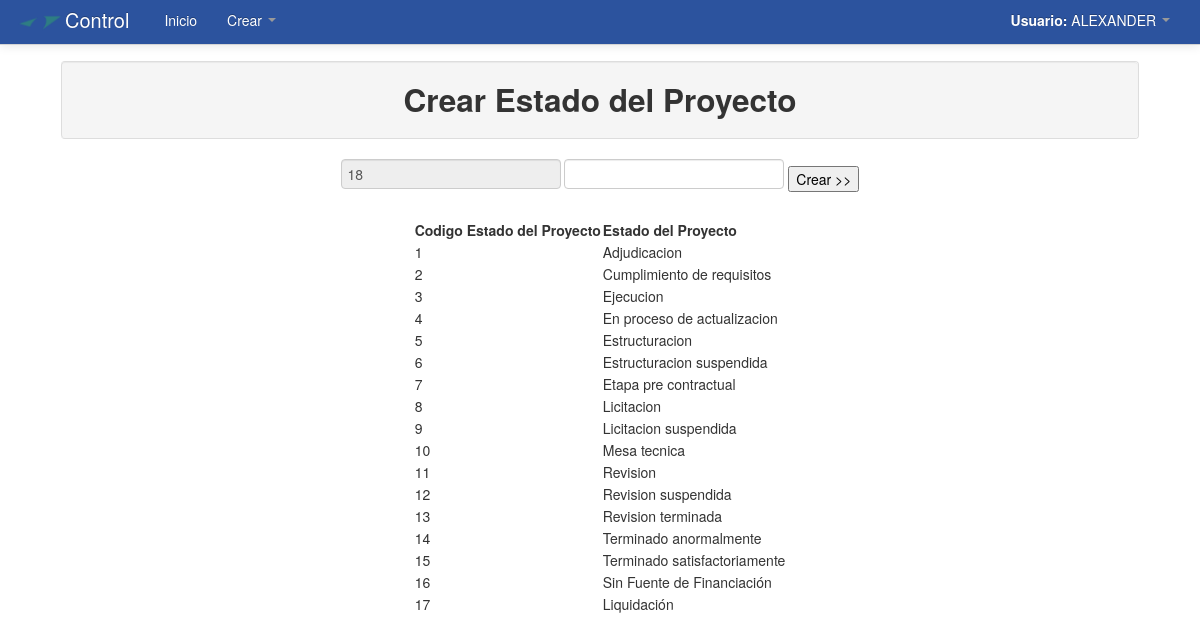
Page /Modulos/Crear/estadodelproyecto.php (signed in) on the committed database.
### tables this page shows
CREATE TABLE `estadodelproyecto` (
  `cod_estadodelproyecto` int(11) NOT NULL AUTO_INCREMENT,
  `estadodelproyecto` varchar(50) NOT NULL,
  PRIMARY KEY (`cod_estadodelproyecto`)
);

### Modulos/Crear/estadodelproyecto.php (the view, shortened to what this page needs)
<!DOCTYPE html>
<html lang="es">
  <head>
    <link href="../../css/bootstrap.css" rel="stylesheet">
    <link href="../../css/bootstrap-responsive.css" rel="stylesheet">
  </head>
  <body>
    <?php include_once "../../menu/m_crear.php"; ?>
	<div align="center">
    	<table width="90%">
          <tr>
            <td>
            	<table class="table table-bordered">
                  <tr class="well">
                    <td>
                    	<h2 align="center">Crear Estado del Proyecto</h2>
                    </td>
                  </tr>
                </table>
                <div align="center">
		    <form method="POST" action="estadodelproyecto2.php">
			<?php
				$consultaCod_estadodelproyecto=mysql_query("SELECT MAX(cod_estadodelproyecto) AS ultimoEstadodelproyecto FROM estadodelproyecto");
					while($filaestadodelproyecto=mysql_fetch_array($consultaCod_estadodelproyecto)){
						$nuevoCod_estadodelproyecto=$filaestadodelproyecto['ultimoEstadodelproyecto']+1;
						echo '<input type="text" name="cod_estadodelproyecto" readonly value="'.$nuevoCod_estadodelproyecto.'">';
					}
			?>
			<input type="text" name="estadodelproyecto">
			<input type="submit" value="Crear >>">
		    </form>
			<table>
			<td><strong>Codigo Estado del Proyecto </strong></td>
			<td><strong>Estado del Proyecto </strong></td>
			<?php
				$consultaestadodelproyecto=mysql_query("SELECT * FROM estadodelproyecto");
					while($filaestadodelproyecto=mysql_fetch_array($consultaestadodelproyecto)){
					echo "<tr>";
						echo '<td>'.$filaestadodelproyecto['cod_estadodelproyecto'].'</td>';
						echo '<td>'.$filaestadodelproyecto['estadodelproyecto'].'</td>';
					echo "</tr>";
					}
			echo "</table>";
			?>
		</table>
    </div>
  </body>
</html>

### Modulos/Crear/estadodelproyecto.php (style rules this page uses)
body { padding-top: 60px; padding-bottom: 40px; }

### rows in the picture
estadodelproyecto: cod_estadodelproyecto "1", estadodelproyecto "Adjudicacion"
estadodelproyecto: cod_estadodelproyecto "2", estadodelproyecto "Cumplimiento de requisitos"
estadodelproyecto: cod_estadodelproyecto "3", estadodelproyecto "Ejecucion"
estadodelproyecto: cod_estadodelproyecto "4", estadodelproyecto "En proceso de actualizacion"
estadodelproyecto: cod_estadodelproyecto "5", estadodelproyecto "Estructuracion"
estadodelproyecto: cod_estadodelproyecto "6", estadodelproyecto "Estructuracion suspendida"
estadodelproyecto: cod_estadodelproyecto "7", estadodelproyecto "Etapa pre contractual"
estadodelproyecto: cod_estadodelproyecto "8", estadodelproyecto "Licitacion"
estadodelproyecto: cod_estadodelproyecto "9", estadodelproyecto "Licitacion suspendida"
estadodelproyecto: cod_estadodelproyecto "10", estadodelproyecto "Mesa tecnica"
estadodelproyecto: cod_estadodelproyecto "11", estadodelproyecto "Revision"
estadodelproyecto: cod_estadodelproyecto "12", estadodelproyecto "Revision suspendida"
estadodelproyecto: cod_estadodelproyecto "13", estadodelproyecto "Revision terminada"
estadodelproyecto: cod_estadodelproyecto "14", estadodelproyecto "Terminado anormalmente"
estadodelproyecto: cod_estadodelproyecto "15", estadodelproyecto "Terminado satisfactoriamente"
estadodelproyecto: cod_estadodelproyecto "16", estadodelproyecto "Sin Fuente de Financiación"
estadodelproyecto: cod_estadodelproyecto "17", estadodelproyecto "Liquidación"

### other values in the picture
$_SESSION['user_name'] "ALEXANDER"
